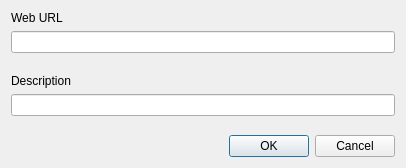
<?xml version="1.0" encoding="UTF-8"?>
<ui version="4.0">
 <class>AddWebLinkDlg</class>
 <widget class="QDialog" name="AddWebLinkDlg">
  <property name="geometry">
   <rect>
    <x>0</x>
    <y>0</y>
    <width>406</width>
    <height>168</height>
   </rect>
  </property>
  <property name="windowTitle">
   <string>Add Web Link</string>
  </property>
  <layout class="QVBoxLayout" name="verticalLayout">
   <item>
    <widget class="QLabel" name="label">
     <property name="text">
      <string>Web URL</string>
     </property>
    </widget>
   </item>
   <item>
    <widget class="QLineEdit" name="urlEdit"/>
   </item>
   <item>
    <spacer name="verticalSpacer">
     <property name="orientation">
      <enum>Qt::Vertical</enum>
     </property>
     <property name="sizeType">
      <enum>QSizePolicy::Fixed</enum>
     </property>
     <property name="sizeHint" stdset="0">
      <size>
       <width>20</width>
       <height>15</height>
      </size>
     </property>
    </spacer>
   </item>
   <item>
    <widget class="QLabel" name="label_2">
     <property name="text">
      <string>Description</string>
     </property>
    </widget>
   </item>
   <item>
    <widget class="QLineEdit" name="descriptionEdit"/>
   </item>
   <item>
    <spacer name="verticalSpacer_2">
     <property name="orientation">
      <enum>Qt::Vertical</enum>
     </property>
     <property name="sizeHint" stdset="0">
      <size>
       <width>20</width>
       <height>136</height>
      </size>
     </property>
    </spacer>
   </item>
   <item>
    <widget class="QDialogButtonBox" name="buttonBox">
     <property name="orientation">
      <enum>Qt::Horizontal</enum>
     </property>
     <property name="standardButtons">
      <set>QDialogButtonBox::Cancel|QDialogButtonBox::Ok</set>
     </property>
    </widget>
   </item>
  </layout>
 </widget>
 <resources/>
 <connections>
  <connection>
   <sender>buttonBox</sender>
   <signal>accepted()</signal>
   <receiver>AddWebLinkDlg</receiver>
   <slot>accept()</slot>
   <hints>
    <hint type="sourcelabel">
     <x>248</x>
     <y>254</y>
    </hint>
    <hint type="destinationlabel">
     <x>157</x>
     <y>274</y>
    </hint>
   </hints>
  </connection>
  <connection>
   <sender>buttonBox</sender>
   <signal>rejected()</signal>
   <receiver>AddWebLinkDlg</receiver>
   <slot>reject()</slot>
   <hints>
    <hint type="sourcelabel">
     <x>316</x>
     <y>260</y>
    </hint>
    <hint type="destinationlabel">
     <x>286</x>
     <y>274</y>
    </hint>
   </hints>
  </connection>
 </connections>
</ui>
